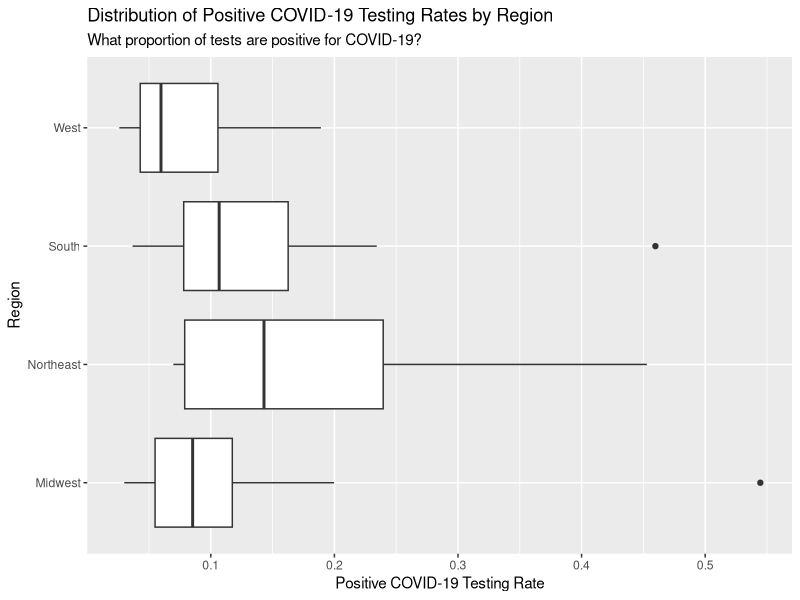
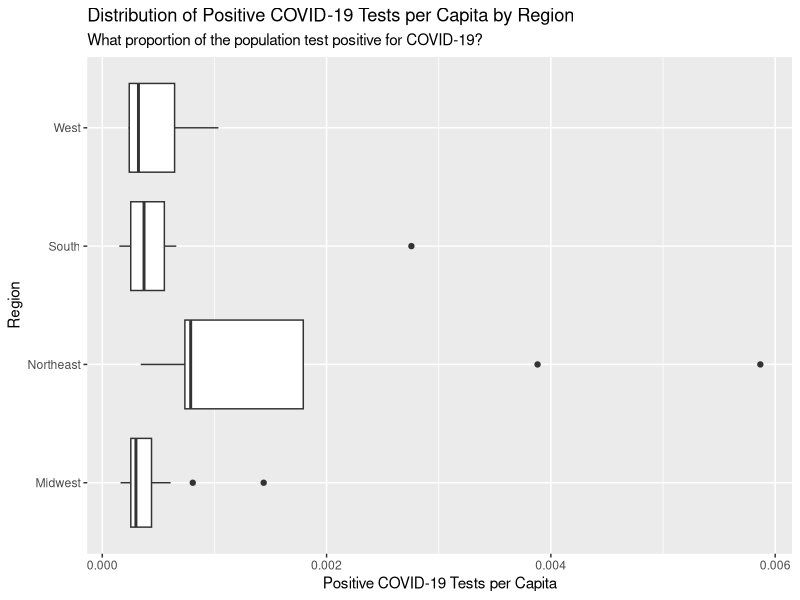
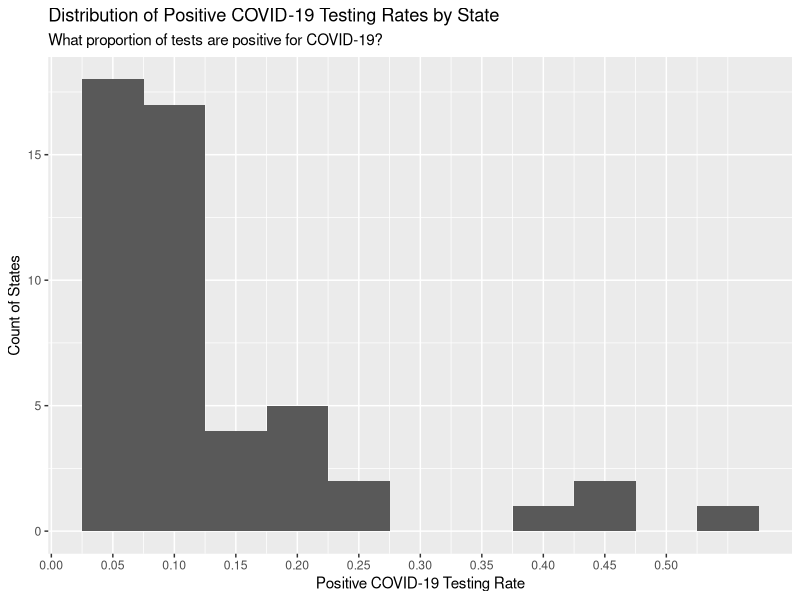
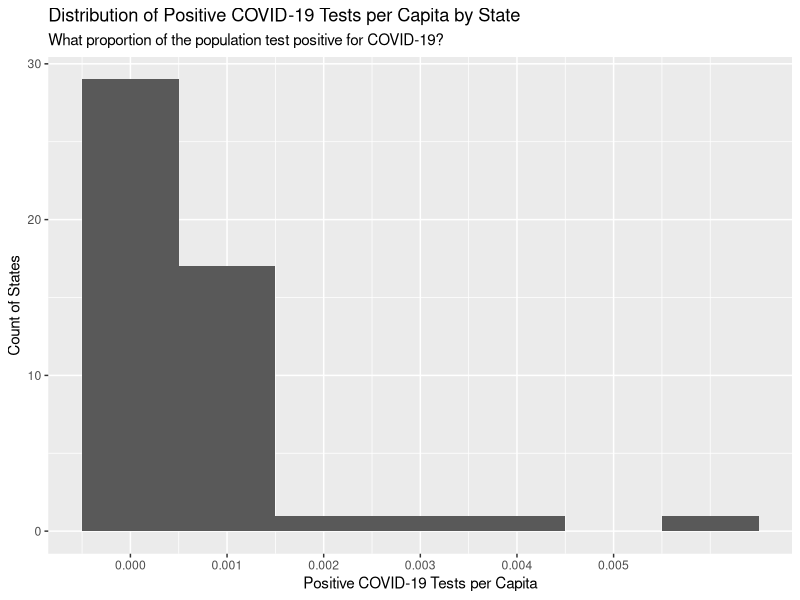

Recreate these plots in R, in order.
library(dplyr)
library(ggplot2)

case_dist.risk_factors <- read.csv('../data/raw/Kaggle - US COVID-19 Risk Factors Assessment Data.csv',
                         stringsAsFactors = F)

case_dist.get_labelled_fivenum <- function(x) {
  data.frame(
    Metric = c('Minimum', 'Lower Quartile', 'Median', 'Upper Quartile', 'Maximum'),
    Value = fivenum(x),
    stringsAsFactors = F
  )
}

case_dist.data <- case_dist.risk_factors %>% 
  select(REGION,
         Area,
         CENSUS_2010_TOTAL_POPULATION,
         Covid_Positive_4_4,
         Covid_Total_Test_Results) %>% 
  rename(state = REGION,
         region = Area,
         population = CENSUS_2010_TOTAL_POPULATION,
         positives = Covid_Positive_4_4,
         tests = Covid_Total_Test_Results) %>% 
  filter(state != 'District of Columbia') %>% 
  mutate(positive_rate = positives / tests,
         positive_per_capita = positives / population)

case_dist.region_data <- case_dist.data %>% 
  group_by(region) %>% 
  summarize(population = sum(population),
            positives = sum(positives),
            tests = sum(tests)) %>% 
  mutate(positive_rate = positives / tests,
         positive_per_capita = positives / population)

# Distribution of positive COVID-19 testing rates by state
case_dist.hist_positive_rate <- ggplot(case_dist.data, aes(x = positive_rate)) +
  geom_histogram(binwidth = 0.05) +
  scale_x_continuous(breaks = seq(from = 0,
                                  to = max(case_dist.data$positive_rate),
                                  by = 0.05)) +
  labs(title = 'Distribution of Positive COVID-19 Testing Rates by State',
       subtitle = 'What proportion of tests are positive for COVID-19?',
       x = 'Positive COVID-19 Testing Rate',
       y = 'Count of States')

# Distribution of positive COVID-19 testing rates by region
case_dist.box_positive_rate <- case_dist.data %>% 
  ggplot(aes(x = positive_rate,
             y = region)) +
  geom_boxplot() +
  labs(title = 'Distribution of Positive COVID-19 Testing Rates by Region',
       subtitle = 'What proportion of tests are positive for COVID-19?',
       x = 'Positive COVID-19 Testing Rate',
       y = 'Region')

# Descriptive summary stats  of positive COVID-19 testing rates
case_dist.stat_positive_rate <- case_dist.get_labelled_fivenum(case_dist.data$positive_rate)

# Distribution of positive COVID-19 tests per capita by state
case_dist.hist_positives <- ggplot(case_dist.data, aes(x = positive_per_capita)) +
  geom_histogram(binwidth = 0.001) +
  scale_x_continuous(breaks = seq(from = 0,
                                  to = max(case_dist.data$positive_per_capita),
                                  by = 0.001)) +
  labs(title = 'Distribution of Positive COVID-19 Tests per Capita by State',
       subtitle = 'What proportion of the population test positive for COVID-19?',
       x = 'Positive COVID-19 Tests per Capita',
       y = 'Count of States')


# Distribution of positive COVID-19 tests per capita by state
case_dist.box_positives <- case_dist.data %>% 
  ggplot(aes(x = positive_per_capita,
             y = region)) +
  geom_boxplot() +
  labs(title = 'Distribution of Positive COVID-19 Tests per Capita by Region',
       subtitle = 'What proportion of the population test positive for COVID-19?',
       x = 'Positive COVID-19 Tests per Capita',
       y = 'Region')

# Descriptive summary stats  of positive COVID-19 tests
case_dist.stat_positives <- case_dist.get_labelled_fivenum(case_dist.data$positive_per_capita)
